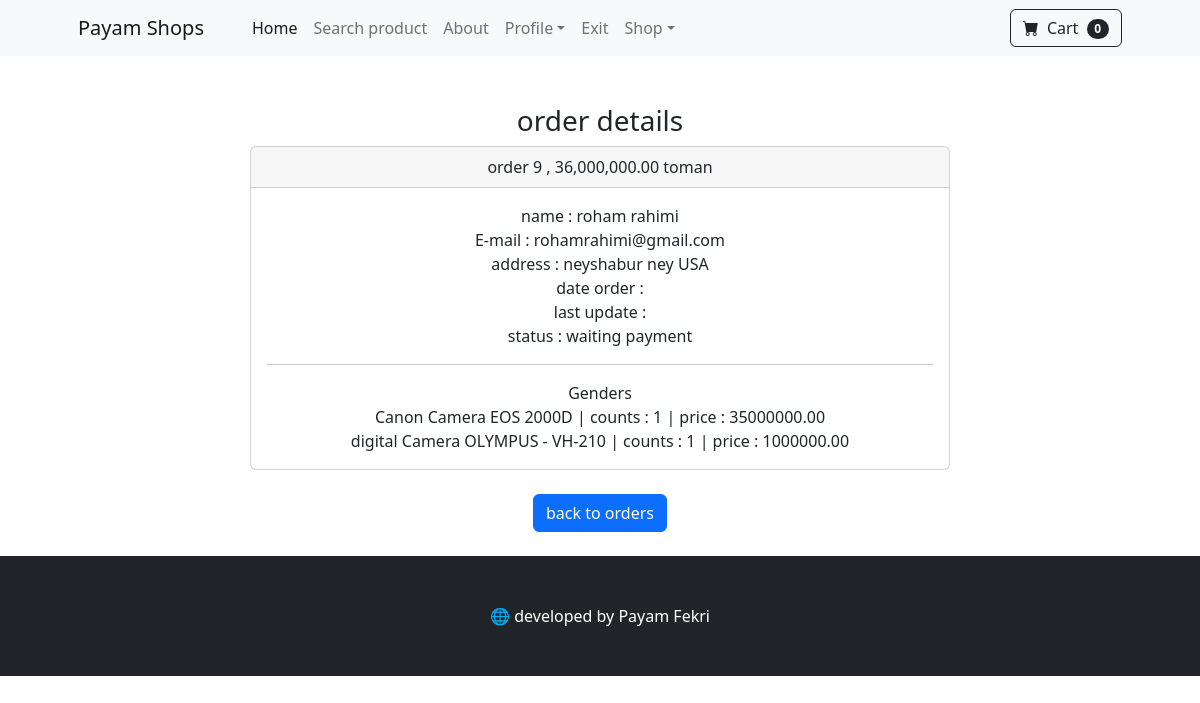
Page /order_details/9 (signed in) on the committed database.
### payment/models.py (models this page shows, shortened)
class Order(models.Model):
    STATUS_ORDER = [
        ('Pending' , 'waiting payment'),
        ('Processing' , 'Processing'),
        ('Shipped' , 'Sent to the post'),
        ('Delivered' , 'Delivered'),
    ]
    user = models.ForeignKey(User , on_delete=models.CASCADE , null=True , blank= True )
    full_name = models.CharField(max_length=250)
    email = models.EmailField(max_length=300)
    shipping_address = models.TextField(max_length=150000)
    amount_paid = models.DecimalField(decimal_places=2 , max_digits=15)
    date_ordered = jmodels.jDateTimeField(auto_now_add=True)
    status =models.CharField(max_length=50 , choices=STATUS_ORDER , default='Pending')
    last_update = jmodels.jDateTimeField(auto_now= True)

class OrderItem(models.Model):
    order = models.ForeignKey(Order , on_delete=models.CASCADE , null= True)
    product = models.ForeignKey(Product , on_delete=models.CASCADE , null= True)
    user = models.ForeignKey(User , on_delete=models.CASCADE , null= True)
    quantity = models.PositiveIntegerField(default=1)
    price = models.DecimalField(decimal_places=2 , max_digits=15)

### shop/models.py (models this page shows)
class Product(models.Model):
    name = models.CharField(max_length=40)
    description = models.CharField(max_length=500 , default='' , blank=True , null=True)
    price = models.DecimalField(default=0 , decimal_places=2 , max_digits=15)
    category = models.ForeignKey(Category , on_delete=models.CASCADE , default = 1)
    picture = models.ImageField(upload_to='upload/product')
    star = models.IntegerField(default = 0 , validators= [MaxValueValidator(5) ,MinValueValidator(0)])
    sale_price = models.DecimalField(default=0 , decimal_places=2 , max_digits=15)
    is_sale = models.BooleanField(default = False)
    size = models.CharField(max_length=10 , choices= SIZES , default= '--')
    is_available = models.BooleanField(default = True)
    def __str__(self):
        return self.name

### shop/views.py (the view)
# urls.py: path('order_details/<int:pk>', views.order_details, name='order_details'),
def order_details(request,pk):
    if request.user.is_authenticated:
        order = Order.objects.get(id = pk)
        items = OrderItem.objects.filter(order = pk)
        context = {
            'order' : order,
            'items' : items
        }
        return render(request, 'shop/order_details.html' , context)
    else:
        messages.success(request , 'دسترسی به این صفحه امکان پذیر نمیباشد')
        return redirect("helloworld")

### cart/cart.py (called while the page is built)
    def __len__(self):
        return len(self.cart)

### cart/context_processors.py (called while the page is built)
def cart(request):
    return {'cart' : Cart(request)}

### shop/templates/shop/order_details.html
{%extends 'shop/base.html'%}
{% block content %}
{% load humanize %}
<br><br>
    <div class = 'row'>
        <center>
            <div class = col-7>
                <h3>order details</h3>
                <div class="card">
                    <div class="card-header">
                        order {{order.id}} , {{order.amount_paid | intcomma}} toman
                    </div>
                    <div class="card-body">
                        name : {{order.full_name}}<br>
                        E-mail : {{order.email}}<br>
                        address : {{order.shipping_address}}<br>
                        date order : {{order.date_ordered | date:"Y-m-d H:i:s"}}<br>
                        last update : {{order.last_update | date:"Y-m-d H:i:s"}}<br>
                        status : {{order.get_status_display}}<br>
                        <hr>
                        Genders <br>
                        {%for item in items%}
                            {{item.product}} | counts : {{item.quantity}} | price : {{item.price}} <br>
                        {%endfor%}
                    </div>
                </div>
                <br>
                <a href="{%url 'orders'%}" class="btn btn-primary">back to orders</a>
                <br>
                <br>
            </div>
        </center>
    </div>
{%endblock  %}

### rows in the picture
Order: id "9", amount_paid "36,000,000.00", full_name "roham rahimi", email "rohamrahimi@gmail.com", shipping_address "neyshabur ney USA", status "waiting payment"
OrderItem: product "Canon Camera EOS 2000D", quantity "1", price "35000000.00"
OrderItem: product "digital Camera OLYMPUS - VH-210", quantity "1", price "1000000.00"

### other values in the picture
{{ cart|length }} "0"
